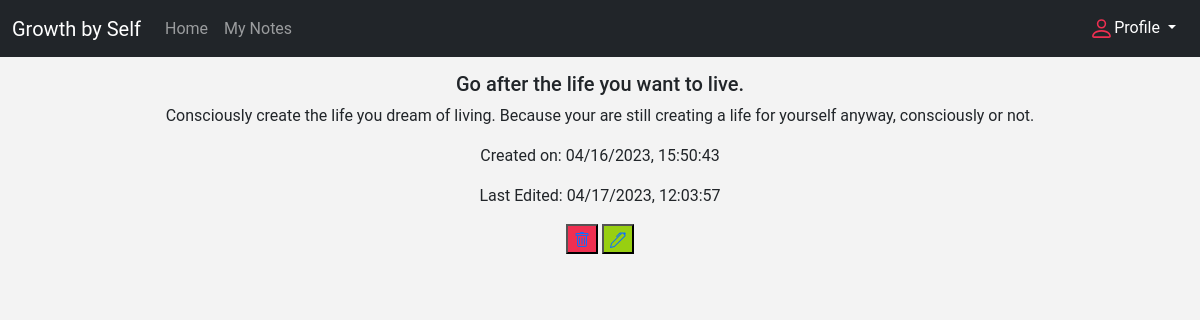
The page /view-note/3 (signed in) on the database its author committed.
### models.py (models this page shows)
class Note(db.Model):
    __tablename__ = "notes"
    id = db.Column(db.Integer, primary_key=True)
    title = db.Column(db.String(150), nullable=False)
    content = db.Column(db.String(10000), nullable=False)
    date_created = db.Column(db.DateTime(timezone=True), default=func.now)
    last_edited = db.Column(db.DateTime(timezone=True))
    user_id = db.Column(db.Integer, db.ForeignKey('user.id'))

### views.py (the view)
@login_required
@views.route('/view-note/<int:id>', methods=['GET'])
def view_note(id):
    note = Note.query.get_or_404(id)
    return render_template("view-note.html", user=current_user, note=note)

### app.py (called while the page is built)
def create_app():
    app = Flask(__name__)
    app.config['SECRET_KEY'] = 'nhaert'
    app.config['SQLALCHEMY_DATABASE_URI'] = 'sqlite:///'+db_name
    app.config['SQLALCHEMY_TRACK_MODIFICATIONS'] = True
    db.init_app(app)
    from views import views
    from auth import auth
    app.register_blueprint(views, url_prefix='/')
    app.register_blueprint(auth, url_prefix='/')
    from models import User, Note
    with app.app_context():
        create_database(app)
    login_manager = LoginManager()
    login_manager.login_view = 'auth.login'
    login_manager.init_app(app)
    @login_manager.user_loader
    def load_user(id):
        return User.query.get(int(id))
    return app

### templates/view-note.html (shortened to what this page needs)
{% extends "base.html" %}
{% block body %}
    <h5>{{ note.title }}</h5>
    <p>{{ note.content }}</p>
    <span>
        <p>Created on: {{ note.date_created.strftime("%m/%d/%Y, %H:%M:%S") }}</p>
        <p>Last Edited: {{ note.last_edited.strftime("%m/%d/%Y, %H:%M:%S") }}</p>
    </span>
    <button type="button" class="close" style="background-color: #ef2f51;">
        <a href="/delete-note/{{ note.id }}">
        </a>
    </button>
    <button type="button" class="close" style="background-color: #98cf11;">
        <a href="/edit-note/{{ note.id }}">
        </a>
    </button>
{% endblock %}

### static/css/base.css (style rules this page uses)
body { text-align: center; font-family: "Copperplate Gothic Bold", "Roboto", "Lucida Grande", "DejaVu Sans", "Bitstream Vera Sans", Verdana, Arial, sans-serif; background-color: #f3f3f3; }

### rows shown on the page
Note: title "Go after the life you want to live.", content "Consciously create the life you dream of living. Because your are still creating a life for yourself anyway, consciously or not.", date_created "04/16/2023, 15:50:43", last_edited "04/17/2023, 12:03:57"
